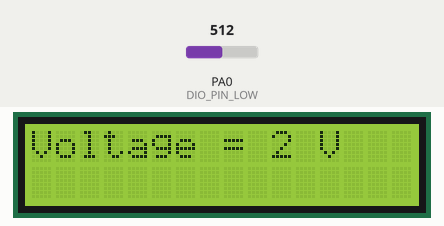
Recording of a program running on a simulated ATmega32, built with avr-gcc and emulated at 8 MHz. Parts: 16×2 character LCD. Wiring (inferred from the names in the program): character LCD (HD44780): RS PC0; R/W PC1; E PC2; data PB0, PB1, PB2, PB3, PB4, PB5, PB6, PB7. Inputs (shaded band) come from the test bench; at power-on: PA0 (DIO_PIN_LOW) = 512.

Above: at 1.2 s.
1.3 s: PA0 (DIO_PIN_LOW) set to 716
At 2.0 s:
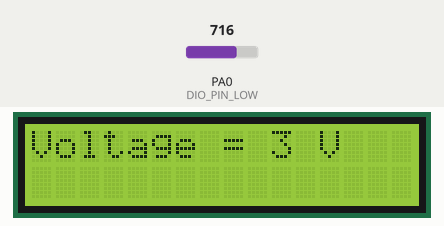
2.8 s: PA0 (DIO_PIN_LOW) set to 900
At 4.0 s:
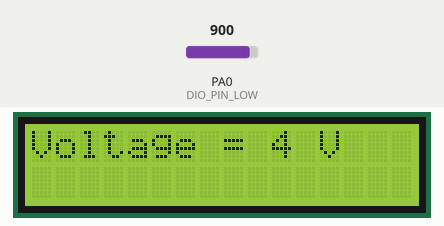
4.3 s: PA0 (DIO_PIN_LOW) set to 306
At 5.5 s:
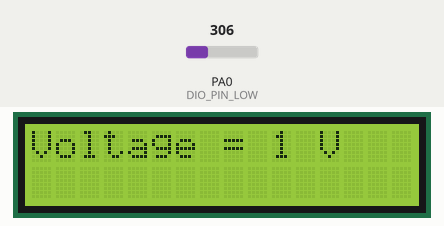
Timing chart, 0 to 7.3 s (numbered marks = the images above; inputs shaded):
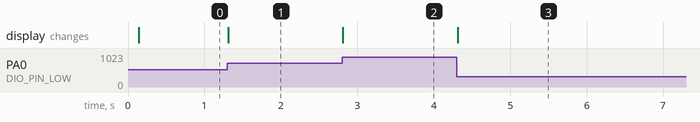

The program:

main.c
```c
/*
 * main.c
 *
 *  Created on: Jul 25, 2023
 *      Author: AbdAlrahman
 */

#include<Util\delay.h>

#include"00-ATMEGA32-COTS\03-LIB\BIT_MATH.h"
#include"00-ATMEGA32-COTS\03-LIB\STD_TYPES.h"

#include"00-ATMEGA32-COTS\01-MCAL\01-DIO\DIO_interface.h"
#include"00-ATMEGA32-COTS\01-MCAL\04-ADC\ADC_interface.h"

#include"00-ATMEGA32-COTS\02-HAL\04-CLCD\CLCD_interface.h"


#define STEP (5.0/1024)

void Init_App();
void main()
{

	Init_App();
	u16 digital ;

	while(1)
	{

		ADC_u8GetResult  (ADC_CHANNEL0 , & digital);

		CLCD_voidSetPosition (CLCD_ROW_1 , CLCD_COL_11 );
		CLCD_voidSendNumber  ( digital*STEP );

	}

}


void Init_App()
{

	 CLCD_voidInit();
	 ADC_voidInit ();
	 CLCD_voidSendString  ( "Voltage = " );

	 CLCD_voidSetPosition   (CLCD_ROW_1 , CLCD_COL_12 );
	 CLCD_voidSendString  ( " V"    );

}
```

CLCD_config.h
```c
/*
 *<<<<<<<<<<<<<<<<<<<<<<<<<<<<<<<<<<<<<<<<<<<<<<<<<<<<<<<<<<<<<<<<<<<<<<<     CLCD_config.h     >>>>>>>>>>>>>>>>>>>>>>>>>>>>>>>>>>>>>>>>>>>>>>>>>>>>>>>>>>>>>>>>>>
 *
 *  Author : Abdelrahman Adwe Ali
 *  Layer  : HAL
 *  SWC    : CLCD
 *
 */

#ifndef CLCD_CONFIG_H_
#define CLCD_CONFIG_H_

/*

 Optoins :-
	1- 4
	2- 8

*/

#define CLCD_MODE 8

/*

 Optoins :-
	1-DIO_PORTA
	2-DIO_PORTB
	3-DIO_PORTC
	4-DIO_PORTD

*/

         /* D0:D7 */
#define CLCD_DATA_PORT    DIO_PORTB
         /* RS,RW,EN */
#define CLCD_CONTROL_PORT DIO_PORTC


/*

 Optoins :-
	1-DIO_PIN0
	2-DIO_PIN1
	3-DIO_PIN2
	4-DIO_PIN3
	5-DIO_PIN4
	6-DIO_PIN5
	7-DIO_PIN6
	8-DIO_PIN7

*/

#define CLCD_RS DIO_PIN0
#define CLCD_RW DIO_PIN1
#define CLCD_EN DIO_PIN2

#endif /* CLCD_CONFIG_H_ */
```

CLCD_extrachar.h
```c
/*
 *<<<<<<<<<<<<<<<<<<<<<<<<<<<<<<<<<<<<<<<<<<<<<<<<<<<<<<<<<<<<<<<<<<<<<<<      CLCD_extrachar.h     >>>>>>>>>>>>>>>>>>>>>>>>>>>>>>>>>>>>>>>>>>>>>>>>>>>>>>>>>>>>>>>>>>
 *
 *  Author : Abdelrahman Adwe Ali
 *  Layer  : HAL
 *  SWC    : CLCD
 *
 */

#ifndef CLCD_EXTRACHAR_H_
#define CLCD_EXTRACHAR_H_

/*

 We draw each char on website ===>> https://maxpromer.github.io/LCD-Character-Creator/

 Hint : *this website already neglect the first 3 bits in each byte = 0 (on the left side)
        *take the hex value or ad 000 on the left
*/

// حودا كارم
u8 CLCD_u8ExtraChar[] = {
  0x00,0x07,0x04,0x14,0x1C,0x00,0x0C,0x00,  //Char8 حرف الياء
  0x00,0x0E,0x0A,0x0E,0x02,0x02,0x0C,0x00,  //Char7 حرف الواو
  0x00,0x00,0x02,0x02,0x03,0x0E,0x00,0x00,  //Char6  حرف الدال
  0x00,0x00,0x07,0x04,0x1C,0x00,0x00,0x00,  //Char5 حرف العين
  0x00,0x00,0x0E,0x11,0x11,0x11,0x0E,0x00,  //Char4  حرف الهاء
  0x00,0x00,0x02,0x02,0x03,0x0E,0x00,0x00,  //Char3 حرف الدال
  0x00,0x00,0x02,0x02,0x1F,0x00,0x08,0x00,  //Char2 حرف الباء
  0x00,0x00,0x07,0x04,0x1C,0x00,0x00,0x00   //Char1 حرف العين

};

#endif /* CLCD_EXTRACHAR_H_ */
```

CLCD_interface.h
```c
/*
 *<<<<<<<<<<<<<<<<<<<<<<<<<<<<<<<<<<<<<<<<<<<<<<<<<<<<<<<<<<<<<<<<<<<<<<<     CLCD_interface.h     >>>>>>>>>>>>>>>>>>>>>>>>>>>>>>>>>>>>>>>>>>>>>>>>>>>>>>>>>>>>>>>>>>
 *
 *  Author : Abdelrahman Adwe Ali
 *  Layer  : HAL
 *  SWC    : CLCD
 *
 */

#ifndef CLCD_INTERFACE_H_
#define CLCD_INTERFACE_H_

#include "CLCD_config.h";

#ifdef CLCD_MODE

	#if CLCD_MODE == 8

		#define EIGHT_BITS       0x38

	#elif   CLCD_MODE == 4

		#define FOUR_BITS        0x28

	#endif

#endif

#define CLCD_DISPLAYON_CURSOROFF  0x0c
#define CLCD_DISPLAYOFF_CURSOROFF 0x08
#define CLCD_DISPLAYON_CURSORON   0x0e
#define CLCD_ClEAR                0x01
#define CLCD_ENTRY_MODE           0x06
#define CLCD_HOME                 0x02
#define CLCD_SET_CURSOR           0x80
#define CLCD_CGRAM                0x40

#define CLCD_ROW_1   1
#define CLCD_ROW_2   2

#define CLCD_COL_1   1
#define CLCD_COL_2   2
#define CLCD_COL_3   3
#define CLCD_COL_4   4
#define CLCD_COL_5   5
#define CLCD_COL_6   6
#define CLCD_COL_7   7
#define CLCD_COL_8   8
#define CLCD_COL_9   9
#define CLCD_COL_10  10
#define CLCD_COL_11  11
#define CLCD_COL_12  12
#define CLCD_COL_13  13
#define CLCD_COL_14  14
#define CLCD_COL_15  15
#define CLCD_COL_16  16


void CLCD_voidSendData      (u8 Copy_u8Data                );
void CLCD_voidSendCommand   (u8 Copy_u8Command             );
void CLCD_voidInit          (void                          );
void CLCD_voidClearScreen   (void                          );
void CLCD_voidSetPosition   (u8 Copy_u8ROW , u8 Copy_u8Col );

void CLCD_voidSendString    ( u8 * Copy_u8PrtStrign   );
void CLCD_voidSendNumber    (u16 Copy_u8Number             );

void CLCD_voidSendExtraChar (u8 Copy_u8Row , u8 Copy_u8Col );
#endif /* CLCD_INTERFACE_H_ */
```

CLCD_program.c
```c
/*
 *<<<<<<<<<<<<<<<<<<<<<<<<<<<<<<<<<<<<<<<<<<<<<<<<<<<<<<<<<<<<<<<<<<<<<<<     CLCD_program.c     >>>>>>>>>>>>>>>>>>>>>>>>>>>>>>>>>>>>>>>>>>>>>>>>>>>>>>>>>>>>>>>>>>
 *
 *  Author : Abdelrahman Adwe Ali
 *  Layer  : HAL
 *  SWC    : CLCD
 *
 */

#define F_CPU 8000000UL
#include <util/delay.h>

#include"..\..\03-LIB\BIT_MATH.h"
#include"..\..\03-LIB\STD_TYPES.h"

#include"..\..\01-MCAL\01-DIO\DIO_interface.h"

#include "CLCD_interface.h"
#include "CLCD_config.h"
#include "CLCD_private.h"
#include "CLCD_extrachar.h"
/***************************************************************************************/

/*

###########  8 Bits Mode                                 ###########  4 Bits Mode
 -------------                 ------------               -------------                 ------------
 | ATmega32  |                 |   LCD    |               | ATmega32  |                 |   LCD    |
 |           |                 |          |               |           |                 |          |
 |        PA7|---------------->|D7        |               |        PA7|---------------->|D7        |
 |        PA6|---------------->|D6        |               |        PA6|---------------->|D6        |
 |        PA5|---------------->|D5        |               |        PA5|---------------->|D5        |
 |        PA4|---------------->|D4        |               |        PA4|---------------->|D4        |
 |        PA3|---------------->|D3        |               |           |                 |          |
 |        PA2|---------------->|D2        |               |        PC2|---------------->|E         |
 |        PA1|---------------->|D1        |               |        PC1|---------------->|RW        |
 |        PA0|---------------->|D0        |               |        PC0|---------------->|RS        |
 |           |                 |          |               |           |                 |          |
 |        PC2|---------------->|E         |               |           |                 |          |
 |        PC1|---------------->|RW        |               |           |                 |          |
 |        PC0|---------------->|RS        |               |           |                 |          |
 -----------                   ------------               -------------                 ------------
 */
/***************************************************************************************/


/*------------------------------------------------------------------------------------------------------------------------------------------------------
 *         	                                      This Function Apply initialization sequence for LCD module
 *                                                *------------------------------------------------------------------------*
 * Parameters : nothing
 * return     : nothing
*/
void CLCD_voidInit          ( void )
{
	/*<<<<<<<<<<<<<<<<<<<<<<<<<<<<<<<<<<<<<<<<<<<<<<<<<<<<<<<<<<<    8 Bits Mode     >>>>>>>>>>>>>>>>>>>>>>>>>>>>>>>>>>>>>>>>>>>>>>>>>>>>>>>*/

	#if CLCD_MODE == 8

	_delay_ms(50);       // must wait more than 30 ms befor any action (VDD rises to 4.5 v)

	DIO_enumSetPortDirection  (CLCD_DATA_PORT , DIO_PORT_OUTPUT             );
	DIO_enumSetPinDirection   (CLCD_CONTROL_PORT , CLCD_RS , DIO_PIN_OUTPUT );
	DIO_enumSetPinDirection   (CLCD_CONTROL_PORT , CLCD_RW , DIO_PIN_OUTPUT );
	DIO_enumSetPinDirection   (CLCD_CONTROL_PORT , CLCD_EN , DIO_PIN_OUTPUT );

	CLCD_voidSendCommand   (CLCD_HOME  );
	_delay_ms(10);

	CLCD_voidSendCommand   (EIGHT_BITS );
	_delay_ms(1);

	CLCD_voidSendCommand   (CLCD_DISPLAYON_CURSOROFF );
	_delay_ms(1);

	CLCD_voidClearScreen ();

	CLCD_voidSendCommand   (CLCD_ENTRY_MODE );
	_delay_ms(1);

	/*<<<<<<<<<<<<<<<<<<<<<<<<<<<<<<<<<<<<<<<<<<<<<<<<<<<<<<<<<<<<    4 Bits Mode     >>>>>>>>>>>>>>>>>>>>>>>>>>>>>>>>>>>>>>>>>>>>>>>>>>>>>>>>*/

	#elif CLCD_MODE == 4

	_delay_ms(50);       // maust wait more than 30 ms befor any action (VDD rises to 4.5 v)

	DIO_enumSetPinDirection   (CLCD_CONTROL_PORT , DIO_PIN4 , DIO_PIN_OUTPUT );
	DIO_enumSetPinDirection   (CLCD_CONTROL_PORT , DIO_PIN5 , DIO_PIN_OUTPUT );
	DIO_enumSetPinDirection   (CLCD_CONTROL_PORT , DIO_PIN6 , DIO_PIN_OUTPUT );
	DIO_enumSetPinDirection   (CLCD_CONTROL_PORT , DIO_PIN7 , DIO_PIN_OUTPUT );

	DIO_enumSetPinDirection   (CLCD_CONTROL_PORT , CLCD_RS , DIO_PIN_OUTPUT );
	DIO_enumSetPinDirection   (CLCD_CONTROL_PORT , CLCD_RW , DIO_PIN_OUTPUT );
	DIO_enumSetPinDirection   (CLCD_CONTROL_PORT , CLCD_EN , DIO_PIN_OUTPUT );

	CLCD_voidSendCommand   (CLCD_HOME  );
	_delay_ms(10);

	CLCD_voidSendCommand   (FOUR_BITS );
	_delay_ms(1);

	CLCD_voidSendCommand   (CLCD_DISPLAYON_CURSOROFF );
	_delay_ms(1);

	CLCD_voidClearScreen ();

	CLCD_voidSendCommand   (CLCD_ENTRYMODE );
	_delay_ms(1);

	#endif
}

/*------------------------------------------------------------------------------------------------------------------------------------------------------
 *         	                                      This Function send data to the port which is defined in config.h
 *                                                *------------------------------------------------------------------------*
 * Parameters :
		=> Copy_u8Data --> Data that you want to display (for every pixel )
 * return     : nothing
*/
void CLCD_voidSendData      (u8 Copy_u8Data     )
{
	/*<<<<<<<<<<<<<<<<<<<<<<<<<<<<<<<<<<<<<<<<<<<<<<<<<<<<<<<<<<<    8 Bits Mode     >>>>>>>>>>>>>>>>>>>>>>>>>>>>>>>>>>>>>>>>>>>>>>>>>>>>>>>*/

	#if CLCD_MODE == 8

	DIO_enumSetPortValue    (CLCD_DATA_PORT , Copy_u8Data                 );
	DIO_enumSetPinValue     (CLCD_CONTROL_PORT , CLCD_RS ,DIO_PIN_HIGH    );
	DIO_enumSetPinValue     (CLCD_CONTROL_PORT , CLCD_RW , DIO_PIN_LOW    );
	CLCD_voidSendFallingEdge();

	/*<<<<<<<<<<<<<<<<<<<<<<<<<<<<<<<<<<<<<<<<<<<<<<<<<<<<<<<<<<<<    4 Bits Mode     >>>>>>>>>>>>>>>>>>>>>>>>>>>>>>>>>>>>>>>>>>>>>>>>>>>>>>>>*/

	#elif CLCD_MODE == 4

	DIO_enumSetPinValue     (CLCD_CONTROL_PORT , CLCD_RS , DIO_PIN_LOW     );
	DIO_enumSetPinValue     (CLCD_CONTROL_PORT , CLCD_RW , DIO_PIN_LOW     );
	DIO_enumWriteHighNibbles(u8 Copy_u8Port , (Copy_u8Data>>4)             );    // send the most 4 bits of data to high nibbles
	CLCD_voidSendFallingEdge();
	DIO_enumWriteHighNibbles(u8 Copy_u8Port , Copy_u8Data                  );   // send the least 4 bits of data to high nibbles
	CLCD_voidSendFallingEdge();

	#endif
	_delay_ms(1);
}

/*------------------------------------------------------------------------------------------------------------------------------------------------------
 *         	                                       This Function Interface to send the configuration commands to the LCD Driver
 *                                                *------------------------------------------------------------------------*
 * Parameters :
		=> Copy_u8Command --> Command number
 * return     : nothing
*/
void CLCD_voidSendCommand    (u8 Copy_u8Command )
{
	/*<<<<<<<<<<<<<<<<<<<<<<<<<<<<<<<<<<<<<<<<<<<<<<<<<<<<<<<<<<<    8 Bits Mode     >>>>>>>>>>>>>>>>>>>>>>>>>>>>>>>>>>>>>>>>>>>>>>>>>>>>>>>*/

	#if CLCD_MODE == 8

	DIO_enumSetPortValue    (CLCD_DATA_PORT , Copy_u8Command              );
	DIO_enumSetPinValue     (CLCD_CONTROL_PORT , CLCD_RS ,DIO_PIN_LOW     );
	DIO_enumSetPinValue     (CLCD_CONTROL_PORT , CLCD_RW , DIO_PIN_LOW    );
	CLCD_voidSendFallingEdge();

	/*<<<<<<<<<<<<<<<<<<<<<<<<<<<<<<<<<<<<<<<<<<<<<<<<<<<<<<<<<<<    4 Bits Mode     >>>>>>>>>>>>>>>>>>>>>>>>>>>>>>>>>>>>>>>>>>>>>>>>>>>>>>>*/

	#elif CLCD_MODE == 4

	DIO_enumSetPinValue     (CLCD_CONTROL_PORT , CLCD_RS , DIO_PIN_LOW     );
	DIO_enumSetPinValue     (CLCD_CONTROL_PORT , CLCD_RW , DIO_PIN_LOW     );
	DIO_enumWriteHighNibbles(u8 Copy_u8Port , (Copy_u8Command>>4)          );   // send the most 4 bits of data to high nibbles
	CLCD_voidSendFallingEdge();
	DIO_enumWriteHighNibbles(u8 Copy_u8Port , Copy_u8Command               );   // send the least 4 bits of data to high nibbles
	CLCD_voidSendFallingEdge();

	#endif
	_delay_ms(1);
}

/*------------------------------------------------------------------------------------------------------------------------------------------------------
 *         	                                      This Function send a pulse (falling edge ) to Enable Pin
 *                                                *-------------------------------------------------------------*
 * Parameters : nothing
 * return     : nothing
*/

static void CLCD_voidSendFallingEdge (void)
{

	DIO_enumSetPinValue     (CLCD_CONTROL_PORT , CLCD_EN ,DIO_PIN_HIGH    );
	_delay_ms(1);
	DIO_enumSetPinValue     (CLCD_CONTROL_PORT , CLCD_EN , DIO_PIN_LOW    );
	_delay_ms(1);

}

/*------------------------------------------------------------------------------------------------------------------------------------------------------
 *         	                                     This Function clear LCD
 *                                                *-----------------------------------------------*
 * Parameters : nothing
 * return     : nothing
*/
void CLCD_voidClearScreen ( void )
{

	CLCD_voidSendCommand  ( CLCD_ClEAR );
	_delay_ms(10); //wait more than 1.53 ms

}

/*------------------------------------------------------------------------------------------------------------------------------------------------------
 *         	                                      This Function send string to the port which is defined in config.h
 *                                                *------------------------------------------------------------------------*
 * Parameters :
		=>  Copy_u8ptrString  --> Pointer to the string
 * return     : nothing
*/

void CLCD_voidSendString  ( u8 * Copy_u8PrtStrign )
{

	for(u8 LOC_u8Iterator = 0; Copy_u8PrtStrign[LOC_u8Iterator] != '\0' ; LOC_u8Iterator++)
	{
		CLCD_voidSendData( Copy_u8PrtStrign[LOC_u8Iterator] );
	}

}

/*------------------------------------------------------------------------------------------------------------------------------------------------------
 *         	                                      This Function send number to the port which is defined in config.h
 *                                                *------------------------------------------------------------------------*
 * Parameters :
		=>  Copy_u8ptrString  --> Pointer to the string
 * return     : nothing
*/

void CLCD_voidSendNumber  (u16 Copy_u8Number      )
{

	u16 LOC_u8Reverse = 1 ;

	if(Copy_u8Number == 0 )
	{
		CLCD_voidSendData( '0' );
	}
	else
	{

		while (Copy_u8Number != 0)
		{
			LOC_u8Reverse = (LOC_u8Reverse * 10 ) + (Copy_u8Number % 10);
			Copy_u8Number /= 10 ;
		}
		while (LOC_u8Reverse != 1)
		{
			CLCD_voidSendData( (LOC_u8Reverse % 10 ) + 48 );
			LOC_u8Reverse /= 10 ;
		}

	}

}

/*------------------------------------------------------------------------------------------------------------------------------------------------------
 *         	                                      This Function set the curser position
 *                                                *-------------------------------------------*
 * Parameters :
        => Copy_u8Row --> row number (CLCD_ROW_1 or CLCD_ROW_2)
		=Copy_u8Col --> column number (CLCD_COL_1 ... CLCD_COL_16)
 * return     : nothing
 * Hint       :-
		In This function we send a command which =0b1xxxxxxx
		MSB = 1  ===> refers that it is command to set cursor
		xxxxxxx  ===> refers to AC ( Address Counter 7Bits / DDRAM Locations 128Location )
*/

void CLCD_voidSetPosition (u8 Copy_u8ROW , u8 Copy_u8Col )
{
	u8 LOC_u8Data ;

	if( (Copy_u8ROW < CLCD_ROW_1 ) || (Copy_u8ROW > CLCD_ROW_2 ) || (Copy_u8Col < CLCD_COL_1) || (Copy_u8Col > CLCD_COL_16 ) )
	{

		LOC_u8Data = CLCD_SET_CURSOR ;

	}
	else if(Copy_u8ROW == CLCD_ROW_1)
	{

		LOC_u8Data = ( ( CLCD_SET_CURSOR ) + ( Copy_u8Col - 1 ) );

	}
	else if(Copy_u8ROW == CLCD_ROW_2)
	{

		LOC_u8Data = ( ( CLCD_SET_CURSOR ) + (64) + ( Copy_u8Col - 1 ) );

	}

	CLCD_voidSendCommand  ( LOC_u8Data );
	_delay_ms(1);

}

/*------------------------------------------------------------------------------------------------------------------------------------------------------
 *         	                                      This Function send extra char
 *                                                *----------------------------------*
 * Parameters :
        => Copy_u8Row --> row number (CLCD_ROW_1 or CLCD_ROW_2)
		=> Copy_u8Col --> column number (CLCD_COL_1 ... CLCD_COL_16)
* return     : nothing
* Hint       :-
	    Address Counter can refer to CGRAM and DDRAM
*/

void CLCD_voidSendExtraChar( u8 Copy_u8Row , u8 Copy_u8Col )
{

	u8 LOC_u8Iterator = 0 ;

	/* 1- Go To CGRAM            */
	CLCD_voidSendCommand( CLCD_CGRAM );  // Make AC refers to the first Place/Address at CGRAM


	/* 2- Draw Character in CGRAM        */
	/* Hint : it will be copied to DDRAM automatically */
	for( LOC_u8Iterator = 0 ; LOC_u8Iterator < sizeof(CLCD_u8ExtraChar) / sizeof(CLCD_u8ExtraChar[0]) ; LOC_u8Iterator++)
	{

		CLCD_voidSendData( CLCD_u8ExtraChar[LOC_u8Iterator] );

	}


	/* 3- Back (AC) To DDRAM          */
	CLCD_voidSetPosition(Copy_u8Row,Copy_u8Col);


	/* 4- Send Character Address */
	for( LOC_u8Iterator = 0 ; LOC_u8Iterator < 8 ; LOC_u8Iterator++ )
	{

		CLCD_voidSendData( LOC_u8Iterator );

	}

}
```

DIO_config.h
```c
/*
 *<<<<<<<<<<<<<<<<<<<<<<<<<<<<<<<<<<<<<<<<<<<<<<<<<<<<<<<<<<<<<<<<<<<<<<<     DIO_config.h      >>>>>>>>>>>>>>>>>>>>>>>>>>>>>>>>>>>>>>>>>>>>>>>>>>>>>>>>>>>>>>>>>>>
 *
 *  Author : Abdelrahman Adwe Ali
 *  Layer  : MCAL
 *  SWC    : GPIO/DIO
 *
 */

#ifndef DIO_CONFIG_H_
#define DIO_CONFIG_H_


#endif /* DIO_CONFIG_H_ */
```

Source omitted: DIO_interface.h (1867 bytes), DIO_private.h (924 bytes), DIO_program.c (13534 bytes), ADC_config.h (1125 bytes), ADC_interface.h (1832 bytes), ADC_private.h (1059 bytes), ADC_program.c (4332 bytes), CLCD_private.h (375 bytes), BIT_MATH.h (558 bytes), STD_TYPES.h (674 bytes)

Measured:
- after the input at 1.3 s, the display: changes at once (image 1)
- after the input at 2.8 s, the display: changes at once (image 2)
- after the input at 4.3 s, the display: changes at once (image 3)
